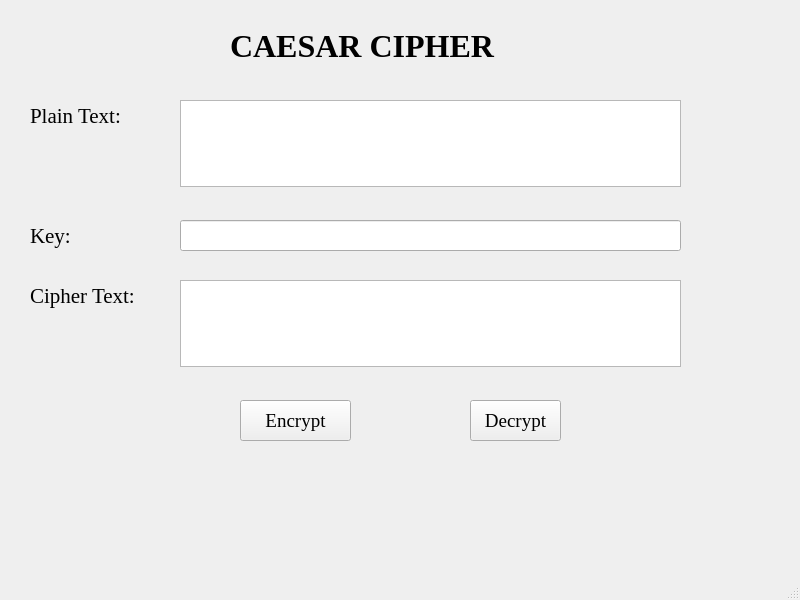
<?xml version="1.0" encoding="UTF-8"?>
<ui version="4.0">
 <class>MainWindow</class>
 <widget class="QMainWindow" name="MainWindow">
  <property name="geometry">
   <rect>
    <x>0</x>
    <y>0</y>
    <width>800</width>
    <height>600</height>
   </rect>
  </property>
  <property name="windowTitle">
   <string>CaesarCipher</string>
  </property>
  <widget class="QWidget" name="centralwidget">
   <widget class="QLabel" name="label">
    <property name="geometry">
     <rect>
      <x>230</x>
      <y>0</y>
      <width>341</width>
      <height>91</height>
     </rect>
    </property>
    <property name="font">
     <font>
      <family>Times New Roman</family>
      <pointsize>24</pointsize>
      <weight>75</weight>
      <bold>true</bold>
     </font>
    </property>
    <property name="text">
     <string>CAESAR CIPHER</string>
    </property>
   </widget>
   <widget class="QLabel" name="label_2">
    <property name="geometry">
     <rect>
      <x>30</x>
      <y>100</y>
      <width>121</width>
      <height>31</height>
     </rect>
    </property>
    <property name="font">
     <font>
      <family>Times New Roman</family>
      <pointsize>16</pointsize>
     </font>
    </property>
    <property name="text">
     <string>Plain Text:</string>
    </property>
   </widget>
   <widget class="QLabel" name="label_3">
    <property name="geometry">
     <rect>
      <x>30</x>
      <y>220</y>
      <width>121</width>
      <height>31</height>
     </rect>
    </property>
    <property name="font">
     <font>
      <family>Times New Roman</family>
      <pointsize>16</pointsize>
     </font>
    </property>
    <property name="text">
     <string>Key:</string>
    </property>
   </widget>
   <widget class="QLabel" name="label_4">
    <property name="geometry">
     <rect>
      <x>30</x>
      <y>280</y>
      <width>141</width>
      <height>31</height>
     </rect>
    </property>
    <property name="font">
     <font>
      <family>Times New Roman</family>
      <pointsize>16</pointsize>
     </font>
    </property>
    <property name="text">
     <string>Cipher Text:</string>
    </property>
   </widget>
   <widget class="QPlainTextEdit" name="plainTextEdit">
    <property name="geometry">
     <rect>
      <x>180</x>
      <y>100</y>
      <width>501</width>
      <height>87</height>
     </rect>
    </property>
   </widget>
   <widget class="QLineEdit" name="lineEdit">
    <property name="geometry">
     <rect>
      <x>180</x>
      <y>220</y>
      <width>501</width>
      <height>31</height>
     </rect>
    </property>
   </widget>
   <widget class="QPlainTextEdit" name="plainTextEdit_2">
    <property name="geometry">
     <rect>
      <x>180</x>
      <y>280</y>
      <width>501</width>
      <height>87</height>
     </rect>
    </property>
   </widget>
   <widget class="QPushButton" name="btn_encrypt">
    <property name="geometry">
     <rect>
      <x>240</x>
      <y>400</y>
      <width>111</width>
      <height>41</height>
     </rect>
    </property>
    <property name="font">
     <font>
      <family>Times New Roman</family>
      <pointsize>14</pointsize>
      <weight>50</weight>
      <bold>false</bold>
     </font>
    </property>
    <property name="text">
     <string>Encrypt</string>
    </property>
   </widget>
   <widget class="QPushButton" name="btn_decrypt">
    <property name="geometry">
     <rect>
      <x>470</x>
      <y>400</y>
      <width>91</width>
      <height>41</height>
     </rect>
    </property>
    <property name="font">
     <font>
      <family>Times New Roman</family>
      <pointsize>14</pointsize>
     </font>
    </property>
    <property name="text">
     <string>Decrypt</string>
    </property>
   </widget>
  </widget>
  <widget class="QMenuBar" name="menubar">
   <property name="geometry">
    <rect>
     <x>0</x>
     <y>0</y>
     <width>800</width>
     <height>26</height>
    </rect>
   </property>
  </widget>
  <widget class="QStatusBar" name="statusbar"/>
 </widget>
 <resources/>
 <connections/>
</ui>
